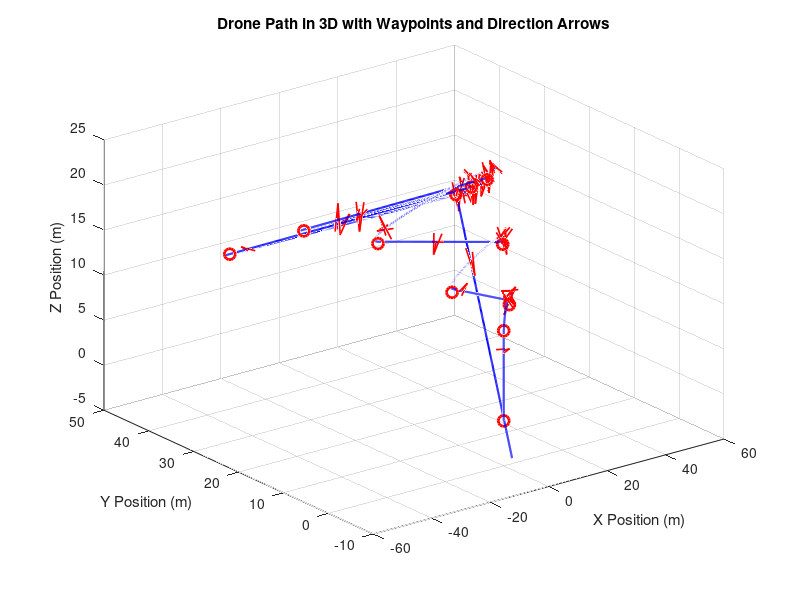
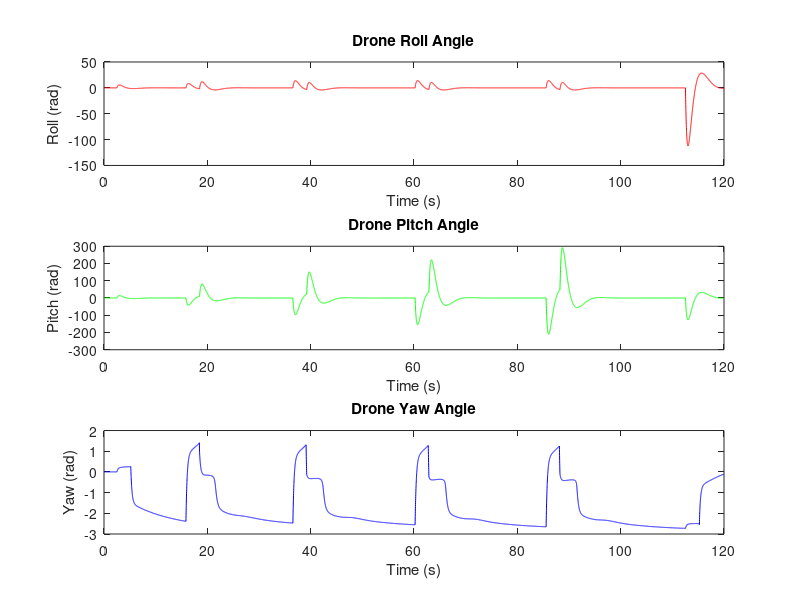

Write the MATLAB code that produced these figures, in order.
clc;
close all;
clear;

% Parameters
m = 5.0;    % mass of the drone (kg)
g = 9.81;   % gravitational acceleration (m/s^2)
Ix = 0.01;  % Moment of inertia around x-axis (kg*m^2)
Iy = 0.01;  % Moment of inertia around y-axis (kg*m^2)
Iz = 0.02;  % Moment of inertia around z-axis (kg*m^2)

% PID controller gains
Kp_pos = 5.0;  % Proportional gain for position
Ki_pos = 0.4;  % Integral gain for position
Kd_pos = 6.8;  % Derivative gain for position

% PID gains for yaw, roll, and pitch
Kp_yaw = 2.5;  % Proportional gain for yaw
Ki_yaw = 0.5;  % Integral gain for yaw
Kd_yaw = 2.0;  % Derivative gain for yaw

Kp_pitch = 3.0;  % Proportional gain for pitch
Ki_pitch = 0.8;  % Integral gain for pitch
Kd_pitch = 3.0;  % Derivative gain for pitch

Kp_roll = 3.0;  % Proportional gain for roll
Ki_roll = 0.8;  % Integral gain for roll
Kd_roll = 3.0;  % Derivative gain for roll

% Time interval for plotting arrows (in seconds)
arrow_plot_interval = 2.0;  % Plot arrows every 1 second

% State-space matrices
A = [0, 0, 0, 1, 0, 0;   % x_dot = u
     0, 0, 0, 0, 1, 0;   % y_dot = v
     0, 0, 0, 0, 0, 1;   % z_dot = w
     0, 0, 0, 0, 0, 0;   % u_dot = controlled by input
     0, 0, 0, 0, 0, 0;   % v_dot = controlled by input
     0, 0, 0, 0, 0, 0];  % w_dot = controlled by input

B = [0, 0, 0; 
     0, 0, 0; 
     0, 0, 0; 
     1/m, 0, 0; 
     0, 1/m, 0; 
     0, 0, 1/m];

C = eye(6);
D = zeros(6, 3);

% Initial conditions
x0 = [0; 0; 0; 0; 0; 0];  % [x; y; z; u; v; w]
yaw0 = 0;
pitch0 = 0;
roll0 = 0;

%           [x,     y,      z]
waypointsA = [0,     0,      10; 
             5,     2,      12; 
             -10,   5,      14; 
             15,    10,     16; 
             -20,   15,     18; 
             25,    20,     20; 
             -30,   25,     18; 
             35,    30,     16; 
             -40,   35,     14; 
             45,    40,     12;
             0,     0,      0];  % Final waypoint returns to origin

%           [x,     y,      z]
waypointsB = [0,     0,      10; 
             5,     2,      12; 
             10,    5,      14; 
             15,    10,     16; 
             20,    15,     18; 
             25,    20,     20; 
             30,    25,     18; 
             35,    30,     16; 
             40,    35,     14; 
             45,    40,     12;
             0,     0,      0];  % Final waypoint returns to origin

waypoints = waypointsA;

current_waypoint = 1;
tolerance = 0.5; % Distance tolerance to consider waypoint reached

% Time step
dt = 0.01;
time = 0:dt:120;  % Extended time to accommodate return to origin

% Initialize state
x = x0;
yaw = yaw0;
pitch = pitch0;
roll = roll0;

% Initialize arrays for storing results
x_array = zeros(6, length(time));
yaw_array = zeros(1, length(time));
pitch_array = zeros(1, length(time));
roll_array = zeros(1, length(time));

% PID integrals
integral_error_pos = [0; 0; 0];
integral_error_yaw = 0;
integral_error_pitch = 0;
integral_error_roll = 0;

% Initialize figure for plotting
figure;
hold on;
plot3(waypoints(:,1), waypoints(:,2), waypoints(:,3), 'ro', 'MarkerSize', 8, 'LineWidth', 2);

% Simulation loop
for t = 1:length(time)
    % Check if the current waypoint is reached
    if norm([x(1) - waypoints(current_waypoint, 1), x(2) - waypoints(current_waypoint, 2), x(3) - waypoints(current_waypoint, 3)]) < tolerance
        % Move to the next waypoint if available
        if current_waypoint < size(waypoints, 1)
            current_waypoint = current_waypoint + 1;
        end
    end
    
    % Desired position and orientation
    x_des = waypoints(current_waypoint, 1);
    y_des = waypoints(current_waypoint, 2);
    z_des = waypoints(current_waypoint, 3);
    
    % Position errors
    error_pos = [x_des - x(1); y_des - x(2); z_des - x(3)];

    % Update integral errors for position
    integral_error_pos = integral_error_pos + error_pos * dt;
    
    % Desired velocities (PID control)
    u_des = Kp_pos * error_pos(1) + Ki_pos * integral_error_pos(1) - Kd_pos * x(4);
    v_des = Kp_pos * error_pos(2) + Ki_pos * integral_error_pos(2) - Kd_pos * x(5);
    w_des = Kp_pos * error_pos(3) + Ki_pos * integral_error_pos(3) - Kd_pos * x(6);
    
    % Yaw control
    yaw_error = atan2(y_des - x(2), x_des - x(1)) - yaw;
    integral_error_yaw = integral_error_yaw + yaw_error * dt;
    yaw_dot = Kp_yaw * yaw_error + Ki_yaw * integral_error_yaw - Kd_yaw * yaw;

    % Pitch control: make pitch respond to forward/backward movement
    pitch_error = u_des;  % Pitch to control forward velocity
    integral_error_pitch = integral_error_pitch + pitch_error * dt;
    pitch_dot = Kp_pitch * pitch_error + Ki_pitch * integral_error_pitch - Kd_pitch * pitch;

    % Roll control: make roll respond to lateral movement
    roll_error = v_des;  % Roll to control lateral velocity
    integral_error_roll = integral_error_roll + roll_error * dt;
    roll_dot = Kp_roll * roll_error + Ki_roll * integral_error_roll - Kd_roll * roll;

    % Update roll, pitch, and yaw
    roll = roll + roll_dot * dt;
    pitch = pitch + pitch_dot * dt;
    yaw = yaw + yaw_dot * dt;

    % Store orientation for later analysis
    roll_array(t) = roll;
    pitch_array(t) = pitch;
    yaw_array(t) = yaw;
    
    % Input vector u(t) [u_des; v_des; w_des]
    u = [u_des; v_des; w_des];
    
    % State-space equation
    x_dot = A * x + B * u;
    
    % Update state variables
    x = x + x_dot * dt;
    
    % Store results
    x_array(:, t) = x;

    % Plot direction arrows at intervals based on the specified time interval
    if mod(t*dt, arrow_plot_interval) < dt && current_waypoint < size(waypoints, 1)
        % Calculate rotation matrix from Euler angles (roll, pitch, yaw)
        R_yaw = [cos(yaw), -sin(yaw), 0;
                 sin(yaw),  cos(yaw), 0;
                 0,         0,        1];
             
        R_pitch = [cos(pitch), 0, sin(pitch);
                   0,          1, 0;
                  -sin(pitch), 0, cos(pitch)];
              
        R_roll = [1, 0,          0;
                  0, cos(roll), -sin(roll);
                  0, sin(roll),  cos(roll)];
              
        % Overall rotation matrix
        R = R_yaw * R_pitch * R_roll;
        
        % Direction vector (pointing forward along the x-axis in body frame)
        direction = R * [1; 0; 0];
        
        % Plot the arrow
        quiver3(x_array(1,t), x_array(2,t), x_array(3,t), direction(1), direction(2), direction(3), 2, 'r', 'LineWidth', 1.2, 'MaxHeadSize', 1);
    end
end

% Final plot adjustments
plot3(x_array(1,:), x_array(2,:), x_array(3,:), 'b', 'LineWidth', 1.5);
xlabel('X Position (m)');
ylabel('Y Position (m)');
zlabel('Z Position (m)');
title('Drone Path in 3D with Waypoints and Direction Arrows');
grid on;
view(3);  % Ensure the plot is in 3D view
hold off;

% Plot roll, pitch, yaw variations
figure;
subplot(3,1,1);
plot(time, roll_array, 'r');
xlabel('Time (s)');
ylabel('Roll (rad)');
title('Drone Roll Angle');

subplot(3,1,2);
plot(time, pitch_array, 'g');
xlabel('Time (s)');
ylabel('Pitch (rad)');
title('Drone Pitch Angle');

subplot(3,1,3);
plot(time, yaw_array, 'b');
xlabel('Time (s)');
ylabel('Yaw (rad)');
title('Drone Yaw Angle');
